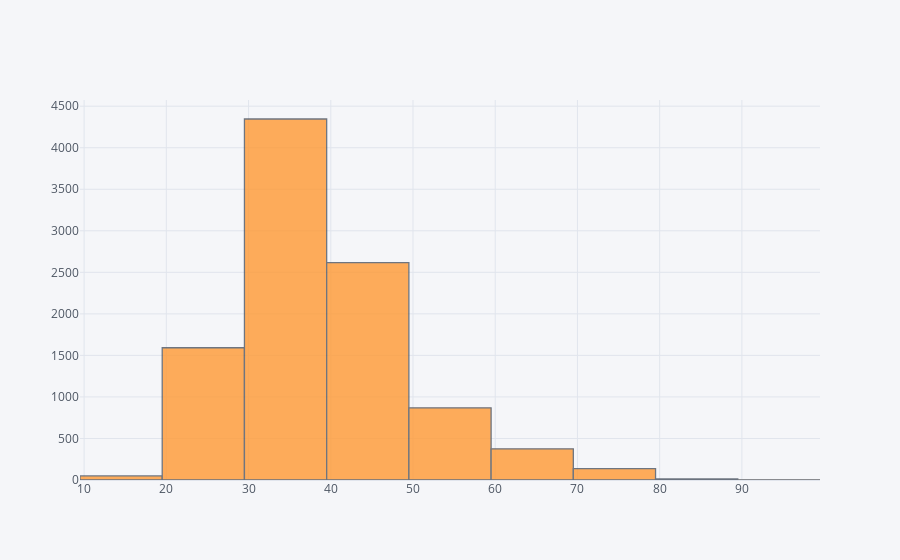

Notebook code cell kept with this figure:
### Code cell
train['Age'].iplot(kind='hist',bins=10)

### Figure 1 — Plotly figure (JSON) as saved in the notebook; plotly's stock layout.template omitted (floating-point values rounded to 4 significant figures; data arrays with more than 128 entries replaced by an {"elided": "..."} marker saying what was removed)
{"data": [{"histfunc": "count", "histnorm": "", "marker": {"color": "rgba(255, 153, 51, 1.0)", "line": {"color": "#4D5663", "width": 1.3}}, "name": "Age", "nbinsx": 10, "opacity": 0.8, "orientation": "v", "type": "histogram", "x": {"elided": "10000 int values"}}], "layout": {"barmode": "overlay", "legend": {"bgcolor": "#F5F6F9", "font": {"color": "#4D5663"}}, "paper_bgcolor": "#F5F6F9", "plot_bgcolor": "#F5F6F9", "title": {"font": {"color": "#4D5663"}}, "xaxis": {"gridcolor": "#E1E5ED", "showgrid": true, "tickfont": {"color": "#4D5663"}, "title": {"font": {"color": "#4D5663"}, "text": ""}, "zerolinecolor": "#E1E5ED"}, "yaxis": {"gridcolor": "#E1E5ED", "showgrid": true, "tickfont": {"color": "#4D5663"}, "title": {"font": {"color": "#4D5663"}, "text": ""}, "zerolinecolor": "#E1E5ED"}}}
